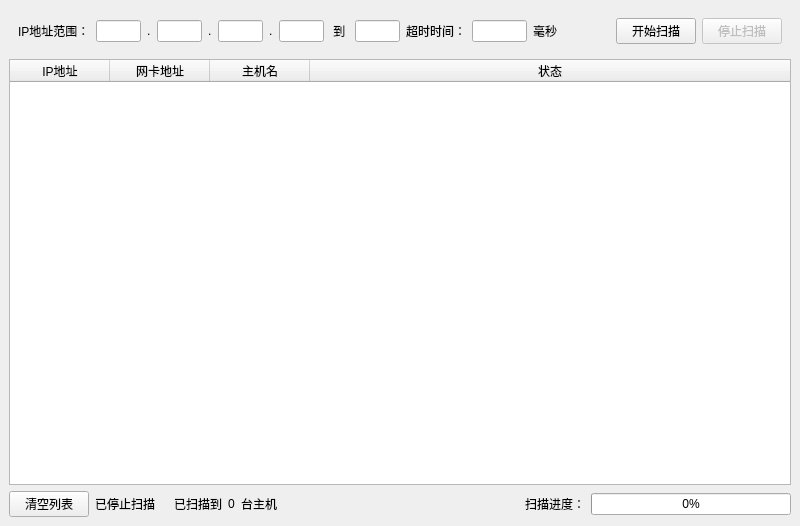
<?xml version="1.0" encoding="UTF-8"?>
<ui version="4.0">
 <class>MainWindow</class>
 <widget class="QMainWindow" name="MainWindow">
  <property name="geometry">
   <rect>
    <x>0</x>
    <y>0</y>
    <width>800</width>
    <height>526</height>
   </rect>
  </property>
  <property name="windowTitle">
   <string>局域网扫描工具</string>
  </property>
  <widget class="QWidget" name="centralwidget">
   <layout class="QVBoxLayout" name="verticalLayout_2" stretch="0,0,0">
    <item>
     <widget class="QWidget" name="topAreaWidget" native="true">
      <layout class="QHBoxLayout" name="horizontalLayout">
       <item>
        <widget class="QLabel" name="label">
         <property name="sizePolicy">
          <sizepolicy hsizetype="Preferred" vsizetype="Preferred">
           <horstretch>0</horstretch>
           <verstretch>0</verstretch>
          </sizepolicy>
         </property>
         <property name="text">
          <string>IP地址范围：</string>
         </property>
        </widget>
       </item>
       <item>
        <widget class="QLineEdit" name="ipLineEdit_1">
         <property name="sizePolicy">
          <sizepolicy hsizetype="Fixed" vsizetype="Fixed">
           <horstretch>0</horstretch>
           <verstretch>0</verstretch>
          </sizepolicy>
         </property>
         <property name="minimumSize">
          <size>
           <width>0</width>
           <height>0</height>
          </size>
         </property>
         <property name="maximumSize">
          <size>
           <width>45</width>
           <height>16777215</height>
          </size>
         </property>
         <property name="maxLength">
          <number>3</number>
         </property>
        </widget>
       </item>
       <item>
        <widget class="QLabel" name="label_2">
         <property name="text">
          <string>.</string>
         </property>
        </widget>
       </item>
       <item>
        <widget class="QLineEdit" name="ipLineEdit_2">
         <property name="sizePolicy">
          <sizepolicy hsizetype="Fixed" vsizetype="Fixed">
           <horstretch>0</horstretch>
           <verstretch>0</verstretch>
          </sizepolicy>
         </property>
         <property name="minimumSize">
          <size>
           <width>0</width>
           <height>0</height>
          </size>
         </property>
         <property name="maximumSize">
          <size>
           <width>45</width>
           <height>16777215</height>
          </size>
         </property>
         <property name="maxLength">
          <number>3</number>
         </property>
        </widget>
       </item>
       <item>
        <widget class="QLabel" name="label_3">
         <property name="text">
          <string>.</string>
         </property>
        </widget>
       </item>
       <item>
        <widget class="QLineEdit" name="ipLineEdit_3">
         <property name="sizePolicy">
          <sizepolicy hsizetype="Fixed" vsizetype="Fixed">
           <horstretch>0</horstretch>
           <verstretch>0</verstretch>
          </sizepolicy>
         </property>
         <property name="minimumSize">
          <size>
           <width>0</width>
           <height>0</height>
          </size>
         </property>
         <property name="maximumSize">
          <size>
           <width>45</width>
           <height>16777215</height>
          </size>
         </property>
         <property name="maxLength">
          <number>3</number>
         </property>
        </widget>
       </item>
       <item>
        <widget class="QLabel" name="label_4">
         <property name="text">
          <string>.</string>
         </property>
        </widget>
       </item>
       <item>
        <widget class="QLineEdit" name="ipLineEdit_4">
         <property name="sizePolicy">
          <sizepolicy hsizetype="Fixed" vsizetype="Fixed">
           <horstretch>0</horstretch>
           <verstretch>0</verstretch>
          </sizepolicy>
         </property>
         <property name="minimumSize">
          <size>
           <width>0</width>
           <height>0</height>
          </size>
         </property>
         <property name="maximumSize">
          <size>
           <width>45</width>
           <height>16777215</height>
          </size>
         </property>
         <property name="maxLength">
          <number>3</number>
         </property>
        </widget>
       </item>
       <item>
        <widget class="QLabel" name="label_9">
         <property name="text">
          <string> 到 </string>
         </property>
        </widget>
       </item>
       <item>
        <widget class="QLineEdit" name="ipLineEdit_5">
         <property name="sizePolicy">
          <sizepolicy hsizetype="Fixed" vsizetype="Fixed">
           <horstretch>0</horstretch>
           <verstretch>0</verstretch>
          </sizepolicy>
         </property>
         <property name="minimumSize">
          <size>
           <width>0</width>
           <height>0</height>
          </size>
         </property>
         <property name="maximumSize">
          <size>
           <width>45</width>
           <height>16777215</height>
          </size>
         </property>
         <property name="maxLength">
          <number>3</number>
         </property>
        </widget>
       </item>
       <item>
        <widget class="QLabel" name="label_10">
         <property name="text">
          <string>超时时间：</string>
         </property>
        </widget>
       </item>
       <item>
        <widget class="QLineEdit" name="timeoutLineEdit">
         <property name="sizePolicy">
          <sizepolicy hsizetype="Fixed" vsizetype="Fixed">
           <horstretch>0</horstretch>
           <verstretch>0</verstretch>
          </sizepolicy>
         </property>
         <property name="minimumSize">
          <size>
           <width>0</width>
           <height>0</height>
          </size>
         </property>
         <property name="maximumSize">
          <size>
           <width>55</width>
           <height>16777215</height>
          </size>
         </property>
         <property name="maxLength">
          <number>5</number>
         </property>
        </widget>
       </item>
       <item>
        <widget class="QLabel" name="label_11">
         <property name="text">
          <string>毫秒</string>
         </property>
        </widget>
       </item>
       <item>
        <spacer name="horizontalSpacer">
         <property name="orientation">
          <enum>Qt::Orientation::Horizontal</enum>
         </property>
         <property name="sizeHint" stdset="0">
          <size>
           <width>40</width>
           <height>20</height>
          </size>
         </property>
        </spacer>
       </item>
       <item>
        <widget class="QPushButton" name="startScanBtn">
         <property name="text">
          <string>开始扫描</string>
         </property>
        </widget>
       </item>
       <item>
        <widget class="QPushButton" name="stopScanBtn">
         <property name="enabled">
          <bool>false</bool>
         </property>
         <property name="text">
          <string>停止扫描</string>
         </property>
        </widget>
       </item>
      </layout>
     </widget>
    </item>
    <item>
     <widget class="QTableWidget" name="tableWidget">
      <attribute name="horizontalHeaderCascadingSectionResizes">
       <bool>false</bool>
      </attribute>
      <attribute name="horizontalHeaderStretchLastSection">
       <bool>true</bool>
      </attribute>
      <attribute name="verticalHeaderVisible">
       <bool>false</bool>
      </attribute>
      <column>
       <property name="text">
        <string>IP地址</string>
       </property>
      </column>
      <column>
       <property name="text">
        <string>网卡地址</string>
       </property>
      </column>
      <column>
       <property name="text">
        <string>主机名</string>
       </property>
      </column>
      <column>
       <property name="text">
        <string>状态</string>
       </property>
      </column>
     </widget>
    </item>
    <item>
     <layout class="QHBoxLayout" name="bottomAreaLayout">
      <item>
       <widget class="QPushButton" name="clearScanResultsBtn">
        <property name="text">
         <string>清空列表</string>
        </property>
       </widget>
      </item>
      <item>
       <widget class="QLabel" name="scanStatusLabel">
        <property name="text">
         <string>已停止扫描</string>
        </property>
       </widget>
      </item>
      <item>
       <widget class="QLabel" name="label_6">
        <property name="text">
         <string/>
        </property>
       </widget>
      </item>
      <item>
       <widget class="QLabel" name="label_7">
        <property name="text">
         <string>已扫描到</string>
        </property>
       </widget>
      </item>
      <item>
       <widget class="QLabel" name="scannedCountLabel">
        <property name="text">
         <string>0</string>
        </property>
       </widget>
      </item>
      <item>
       <widget class="QLabel" name="label_12">
        <property name="text">
         <string>台主机</string>
        </property>
       </widget>
      </item>
      <item>
       <spacer name="horizontalSpacer_2">
        <property name="orientation">
         <enum>Qt::Orientation::Horizontal</enum>
        </property>
        <property name="sizeHint" stdset="0">
         <size>
          <width>40</width>
          <height>20</height>
         </size>
        </property>
       </spacer>
      </item>
      <item>
       <widget class="QLabel" name="label_5">
        <property name="text">
         <string>扫描进度：</string>
        </property>
       </widget>
      </item>
      <item>
       <widget class="QProgressBar" name="progressBar">
        <property name="maximumSize">
         <size>
          <width>200</width>
          <height>16777215</height>
         </size>
        </property>
        <property name="value">
         <number>0</number>
        </property>
       </widget>
      </item>
     </layout>
    </item>
   </layout>
  </widget>
 </widget>
 <resources/>
 <connections/>
</ui>
